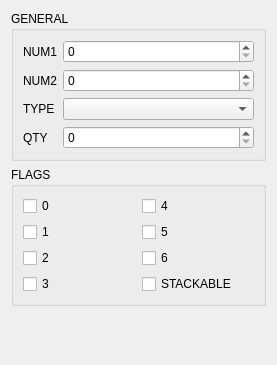
<?xml version="1.0" encoding="UTF-8"?>
<ui version="4.0">
 <class>BattleItemTabForm</class>
 <widget class="QWidget" name="BattleItemTabForm">
  <property name="geometry">
   <rect>
    <x>0</x>
    <y>0</y>
    <width>277</width>
    <height>365</height>
   </rect>
  </property>
  <property name="windowTitle">
   <string notr="true">Form</string>
  </property>
  <layout class="QVBoxLayout" name="verticalLayout">
   <item>
    <widget class="QGroupBox" name="groupBox_4">
     <property name="title">
      <string>GENERAL</string>
     </property>
     <layout class="QVBoxLayout" name="verticalLayout_2">
      <item>
       <layout class="QFormLayout" name="formLayout">
        <item row="0" column="0">
         <widget class="QLabel" name="num1Label">
          <property name="text">
           <string>NUM1</string>
          </property>
         </widget>
        </item>
        <item row="0" column="1">
         <widget class="QSpinBox" name="num1SB">
          <property name="maximum">
           <number>65535</number>
          </property>
         </widget>
        </item>
        <item row="1" column="0">
         <widget class="QLabel" name="num2Label">
          <property name="text">
           <string>NUM2</string>
          </property>
         </widget>
        </item>
        <item row="1" column="1">
         <widget class="QSpinBox" name="num2SB">
          <property name="maximum">
           <number>65535</number>
          </property>
         </widget>
        </item>
        <item row="2" column="0">
         <widget class="QLabel" name="itemLabel">
          <property name="text">
           <string>TYPE</string>
          </property>
         </widget>
        </item>
        <item row="2" column="1">
         <widget class="QComboBox" name="itemCB">
          <property name="minimumSize">
           <size>
            <width>180</width>
            <height>0</height>
           </size>
          </property>
         </widget>
        </item>
        <item row="3" column="0">
         <widget class="QLabel" name="countLabel">
          <property name="text">
           <string>QTY</string>
          </property>
         </widget>
        </item>
        <item row="3" column="1">
         <widget class="QSpinBox" name="countSB">
          <property name="minimum">
           <number>0</number>
          </property>
         </widget>
        </item>
       </layout>
      </item>
     </layout>
    </widget>
   </item>
   <item>
    <widget class="QGroupBox" name="groupBox">
     <property name="title">
      <string>FLAGS</string>
     </property>
     <layout class="QGridLayout" name="gridLayout">
      <item row="2" column="0">
       <widget class="QCheckBox" name="flag2CB">
        <property name="text">
         <string notr="true">2</string>
        </property>
       </widget>
      </item>
      <item row="0" column="0">
       <widget class="QCheckBox" name="flag0CB">
        <property name="text">
         <string notr="true">0</string>
        </property>
       </widget>
      </item>
      <item row="3" column="0">
       <widget class="QCheckBox" name="flag3CB">
        <property name="text">
         <string notr="true">3</string>
        </property>
       </widget>
      </item>
      <item row="1" column="0">
       <widget class="QCheckBox" name="flag1CB">
        <property name="text">
         <string notr="true">1</string>
        </property>
       </widget>
      </item>
      <item row="0" column="1">
       <widget class="QCheckBox" name="flag4CB">
        <property name="text">
         <string notr="true">4</string>
        </property>
       </widget>
      </item>
      <item row="1" column="1">
       <widget class="QCheckBox" name="flag5CB">
        <property name="text">
         <string notr="true">5</string>
        </property>
       </widget>
      </item>
      <item row="2" column="1">
       <widget class="QCheckBox" name="flag6CB">
        <property name="text">
         <string notr="true">6</string>
        </property>
       </widget>
      </item>
      <item row="3" column="1">
       <widget class="QCheckBox" name="flag7CB">
        <property name="text">
         <string>STACKABLE</string>
        </property>
       </widget>
      </item>
     </layout>
    </widget>
   </item>
   <item>
    <spacer name="verticalSpacer">
     <property name="orientation">
      <enum>Qt::Vertical</enum>
     </property>
     <property name="sizeHint" stdset="0">
      <size>
       <width>20</width>
       <height>40</height>
      </size>
     </property>
    </spacer>
   </item>
  </layout>
 </widget>
 <resources/>
 <connections/>
</ui>
